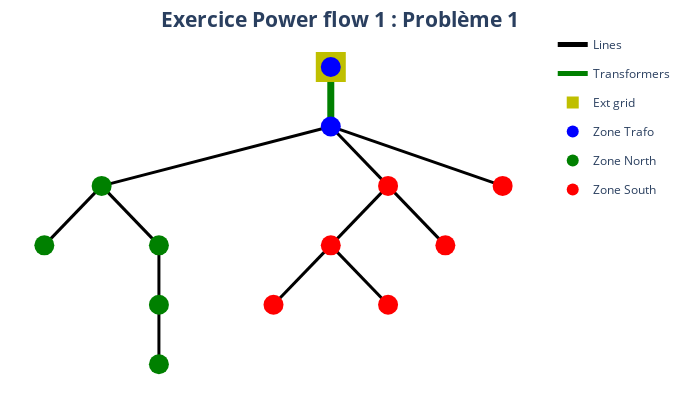

The code cell stored with this chart in its notebook:
### Code cell
pp_plot.plot_power_network(
    net=net_ExPF1_Pb1_heig,
    plot_title="Exercice Power flow 1 : Problème 1",
    filename="net_ex_pf_1_pb_1_grid_example",
)

### Figure 1 — Plotly figure (JSON) as saved in the notebook; plotly's stock layout.template omitted (floating-point values rounded to 4 significant figures)
{"data": [{"hoverinfo": "text", "legendgroup": "lines", "line": {"color": "rgb(0, 0, 0)", "width": 3}, "mode": "lines", "name": "Lines", "showlegend": true, "text": "GKN3x150_150", "type": "scatter", "x": [0, -1, -2], "y": [-1, -1.5, -2]}, {"hoverinfo": "text", "legendgroup": "lines", "line": {"color": "rgb(0, 0, 0)", "width": 3}, "mode": "lines", "name": "Lines", "showlegend": false, "text": "GKN3x150_150_2", "type": "scatter", "x": [-2, -2.25, -2.5], "y": [-2, -2.5, -3]}, {"hoverinfo": "text", "legendgroup": "lines", "line": {"color": "rgb(0, 0, 0)", "width": 3}, "mode": "lines", "name": "Lines", "showlegend": false, "text": "GKN3X95_95", "type": "scatter", "x": [-2, -1.75, -1.5], "y": [-2, -2.5, -3]}, {"hoverinfo": "text", "legendgroup": "lines", "line": {"color": "rgb(0, 0, 0)", "width": 3}, "mode": "lines", "name": "Lines", "showlegend": false, "text": "GKT3X50_50", "type": "scatter", "x": [-1.5, -1.5, -1.5], "y": [-3, -3.5, -4]}, {"hoverinfo": "text", "legendgroup": "lines", "line": {"color": "rgb(0, 0, 0)", "width": 3}, "mode": "lines", "name": "Lines", "showlegend": false, "text": "GKT3X50_50_2", "type": "scatter", "x": [-1.5, -1.5, -1.5], "y": [-4, -4.5, -5]}, {"hoverinfo": "text", "legendgroup": "lines", "line": {"color": "rgb(0, 0, 0)", "width": 3}, "mode": "lines", "name": "Lines", "showlegend": false, "text": "GKN3x150_150_3", "type": "scatter", "x": [0, 0.25, 0.5], "y": [-1, -1.5, -2]}, {"hoverinfo": "text", "legendgroup": "lines", "line": {"color": "rgb(0, 0, 0)", "width": 3}, "mode": "lines", "name": "Lines", "showlegend": false, "text": "GKN3X95_95_2", "type": "scatter", "x": [0.5, 0.25, 0], "y": [-2, -2.5, -3]}, {"hoverinfo": "text", "legendgroup": "lines", "line": {"color": "rgb(0, 0, 0)", "width": 3}, "mode": "lines", "name": "Lines", "showlegend": false, "text": "GKN3x150_150_4", "type": "scatter", "x": [0, -0.25, -0.5], "y": [-3, -3.5, -4]}, {"hoverinfo": "text", "legendgroup": "lines", "line": {"color": "rgb(0, 0, 0)", "width": 3}, "mode": "lines", "name": "Lines", "showlegend": false, "text": "GKN3X50_50", "type": "scatter", "x": [0, 0.25, 0.5], "y": [-3, -3.5, -4]}, {"hoverinfo": "text", "legendgroup": "lines", "line": {"color": "rgb(0, 0, 0)", "width": 3}, "mode": "lines", "name": "Lines", "showlegend": false, "text": "GKN3X50_50_2", "type": "scatter", "x": [0.5, 0.75, 1], "y": [-2, -2.5, -3]}, {"hoverinfo": "text", "legendgroup": "lines", "line": {"color": "rgb(0, 0, 0)", "width": 3}, "mode": "lines", "name": "Lines", "showlegend": false, "text": "GKN3X240_240", "type": "scatter", "x": [0, 0.75, 1.5], "y": [-1, -1.5, -2]}, {"hoverinfo": "text", "legendgroup": "lines", "marker": {"color": "rgb(0, 0, 0)", "size": 1, "symbol": "circle"}, "mode": "markers", "name": "edge_center", "showlegend": false, "type": "scatter", "x": [-1], "y": [-1.5]}, {"hoverinfo": "text", "legendgroup": "Transformers", "line": {"color": "rgb(0, 128, 0)", "width": 7}, "mode": "lines", "name": "Transformers", "showlegend": true, "text": "STMT003438<br>0.63 MVA", "type": "scatter", "x": [0, 0, 0], "y": [0, -0.5, -1]}, {"hoverinfo": "text", "legendgroup": "Transformers", "marker": {"color": "rgb(0, 128, 0)", "size": 1, "symbol": "circle"}, "mode": "markers", "name": "edge_center", "showlegend": false, "text": ["STMT003438<br>0.63 MVA"], "type": "scatter", "x": [0], "y": [-0.5]}, {"hoverinfo": "text", "marker": {"color": "rgb(191, 191, 0)", "size": 30, "symbol": "square"}, "mode": "markers", "name": "Ext grid", "text": [null], "type": "scatter", "x": [0], "y": [0]}, {"hoverinfo": "text", "marker": {"color": "rgb(0, 0, 255)", "size": 20, "symbol": "circle"}, "mode": "markers", "name": "Zone Trafo", "text": ["STMT003438<br>0.42 kV", "STMT003438HV<br>18.3 kV"], "type": "scatter", "x": [0, 0], "y": [-1, 0]}, {"hoverinfo": "text", "marker": {"color": "rgb(0, 128, 0)", "size": 20, "symbol": "circle"}, "mode": "markers", "name": "Zone North", "text": ["CDBT004764<br>0.42 kV", "CDBT003746<br>0.42 kV", "CDBT004760<br>0.42 kV", "CDBT012139<br>0.42 kV", "CDBT900784<br>0.42 kV"], "type": "scatter", "x": [-2, -2.5, -1.5, -1.5, -1.5], "y": [-2, -3, -3, -4, -5]}, {"hoverinfo": "text", "marker": {"color": "rgb(255, 0, 0)", "size": 20, "symbol": "circle"}, "mode": "markers", "name": "Zone South", "text": ["CDBT901452<br>0.42 kV", "CDBT004774<br>0.42 kV", "CDBT901604<br>0.42 kV", "CDBT016055<br>0.42 kV", "N1<br>0.42 kV", "60437<br>0.42 kV"], "type": "scatter", "x": [0.5, 0, -0.5, 0.5, 1, 1.5], "y": [-2, -3, -4, -4, -3, -2]}], "layout": {"font": {"size": 15}, "height": 400, "hovermode": "closest", "legend": {"font": {"size": 12}, "itemsizing": "constant"}, "margin": {"b": 5, "l": 5, "r": 5, "t": 30}, "paper_bgcolor": "white", "plot_bgcolor": "white", "showlegend": true, "title": {"text": "<b>Exercice Power flow 1 : Problème 1<b>", "x": 0.5, "xanchor": "center", "y": 0.97, "yanchor": "top"}, "width": 680, "xaxis": {"showgrid": false, "showticklabels": false, "tickfont": {"family": "Arial Black", "size": 12}, "title": {"font": {"size": 12}}, "zeroline": false}, "yaxis": {"showgrid": false, "showticklabels": false, "tickfont": {"family": "Arial Black", "size": 12}, "title": {"font": {"size": 12}}, "zeroline": false}}}
